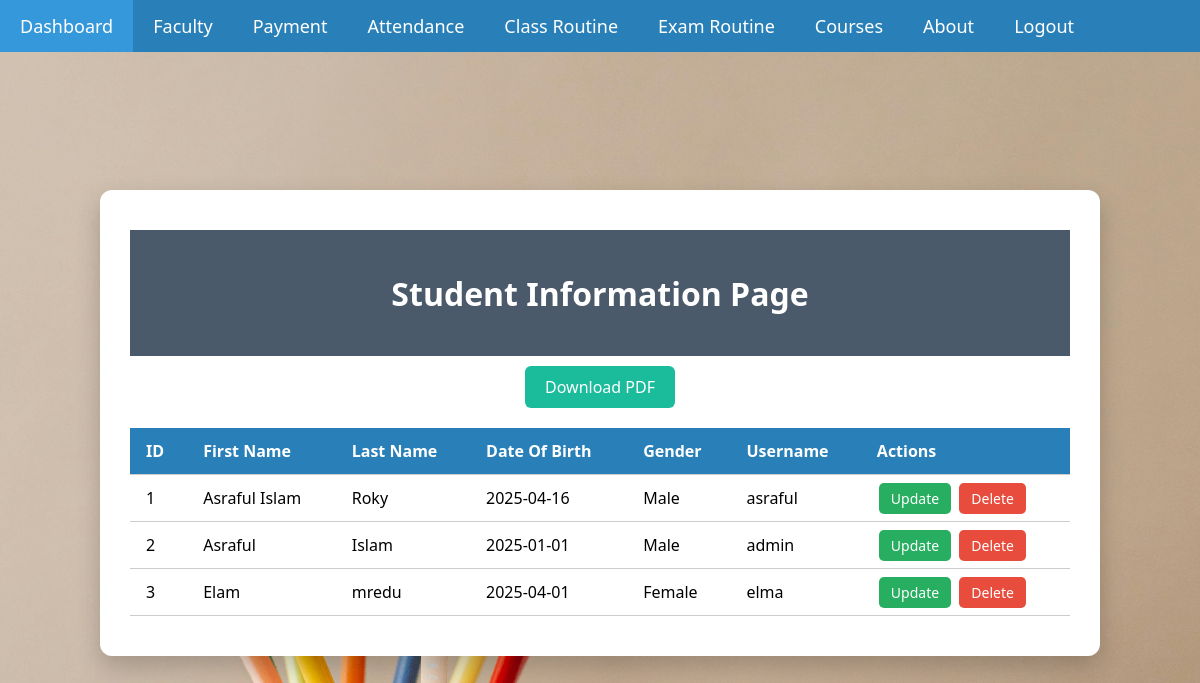
The page /student_information.php on the database as committed earlier.
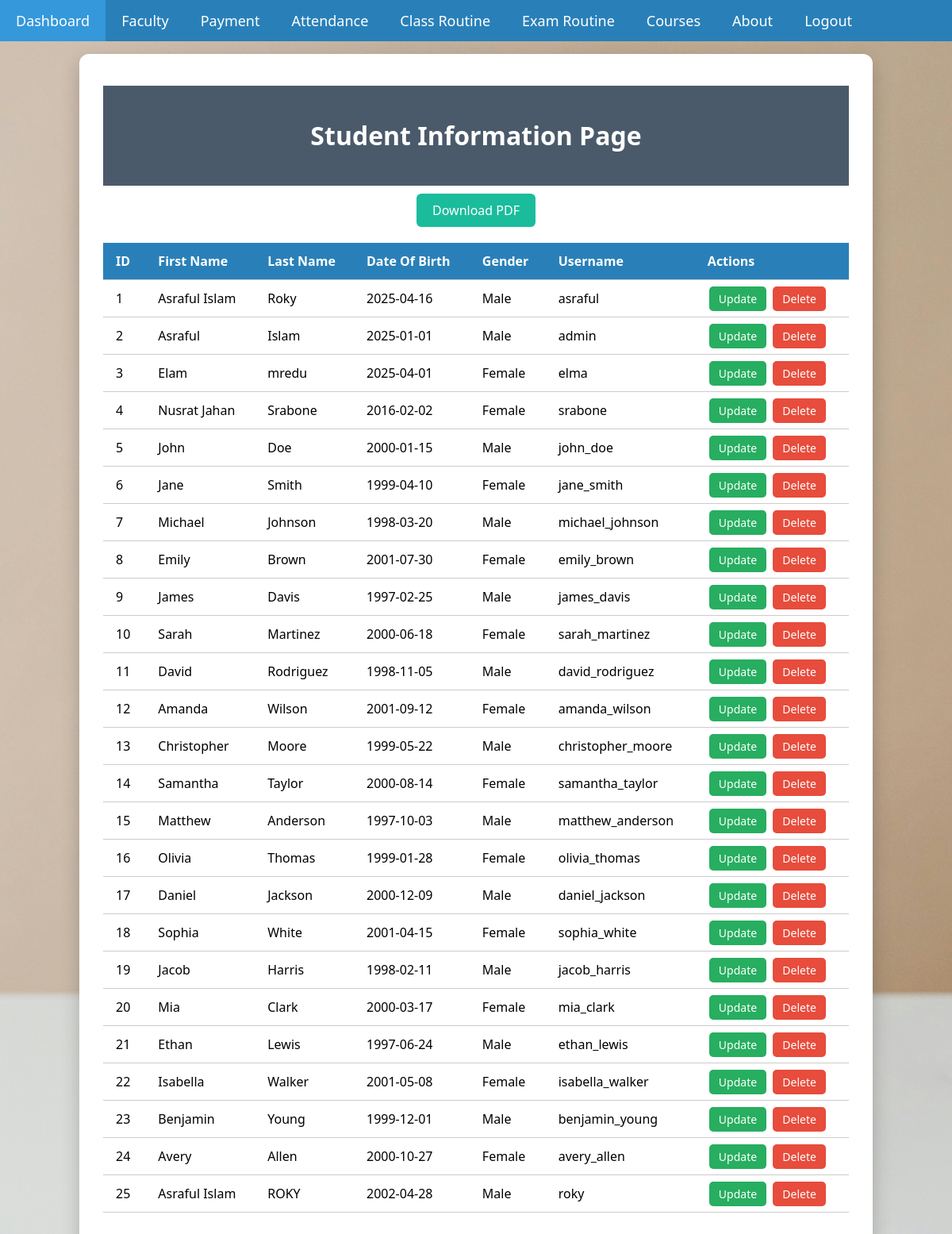
The same page on the database as committed later.
### tables this page shows
CREATE TABLE `students` (
  `id` int(11) NOT NULL,
  `first_name` varchar(100) DEFAULT NULL,
  `last_name` varchar(100) DEFAULT NULL,
  `dob` date DEFAULT NULL,
  `gender` varchar(20) DEFAULT NULL,
  `username` varchar(100) DEFAULT NULL,
  `password` varchar(255) DEFAULT NULL,
  `created_at` timestamp NOT NULL DEFAULT current_timestamp()
);

### student_information.php (the view, shortened to what this page needs)
<?php
$host = "localhost";
$user = "root";
$password = "";
$dbname = "student_db";
$conn = new mysqli($host, $user, $password, $dbname);
$sql = "SELECT id, first_name, last_name, dob, gender, username FROM students";
$result = $conn->query($sql);
?>
<!DOCTYPE html>
<html lang="en">
<head>
</head>
<body>
<?php include('header.php'); ?>
<div class="info-container">
    <header>
        <h1>Student Information Page</h1>
    </header>
    <button class="pdf-btn" onclick="downloadPDF()">Download PDF</button>
    <div id="student-content">
        <?php if ($result && $result->num_rows > 0): ?>
            <table>
                <thead>
                    <tr>
                        <th>ID</th>
                        <th>First Name</th>
                        <th>Last Name</th>
                        <th>Date Of Birth</th>
                        <th>Gender</th>
                        <th>Username</th>
                        <th>Actions</th>
                    </tr>
                </thead>
                <tbody>
                    <?php while ($row = $result->fetch_assoc()): ?>
                        <tr>
                            <td><?php echo htmlspecialchars($row['id']); ?></td>
                            <td><?php echo htmlspecialchars($row['first_name']); ?></td>
                            <td><?php echo htmlspecialchars($row['last_name']); ?></td>
                            <td><?php echo htmlspecialchars($row['dob']); ?></td>
                            <td><?php echo htmlspecialchars($row['gender']); ?></td>
                            <td><?php echo htmlspecialchars($row['username']); ?></td>
                            <td>
                                <a class="action-btn update-btn" href="update.php?id=<?php echo $row['id']; ?>">Update</a>
                                <a class="action-btn delete-btn" href="delete.php?id=<?php echo $row['id']; ?>" onclick="return confirm('Are you sure you want to delete this student?');">Delete</a>
                            </td>
                        </tr>
                    <?php endwhile; ?>
                </tbody>
            </table>
        <?php else: ?>
            <p class="no-data">No student records found.</p>
        <?php endif; ?>
    </div>
</div>
</body>
</html>

Rows that differ between the two databases and show on the page:
added students: id "4", first_name "Nusrat Jahan", last_name "Srabone", dob "2016-02-02", gender "Female", username "srabone"
added students: id "5", first_name "John", last_name "Doe", dob "2000-01-15", gender "Male", username "john_doe"
added students: id "6", first_name "Jane", last_name "Smith", dob "1999-04-10", gender "Female", username "jane_smith"
added students: id "7", first_name "Michael", last_name "Johnson", dob "1998-03-20", gender "Male", username "michael_johnson"
added students: id "8", first_name "Emily", last_name "Brown", dob "2001-07-30", gender "Female", username "emily_brown"
added students: id "9", first_name "James", last_name "Davis", dob "1997-02-25", gender "Male", username "james_davis"
added students: id "10", first_name "Sarah", last_name "Martinez", dob "2000-06-18", gender "Female", username "sarah_martinez"
added students: id "11", first_name "David", last_name "Rodriguez", dob "1998-11-05", gender "Male", username "david_rodriguez"
added students: id "12", first_name "Amanda", last_name "Wilson", dob "2001-09-12", gender "Female", username "amanda_wilson"
added students: id "13", first_name "Christopher", last_name "Moore", dob "1999-05-22", gender "Male", username "christopher_moore"
added students: id "14", first_name "Samantha", last_name "Taylor", dob "2000-08-14", gender "Female", username "samantha_taylor"
added students: id "15", first_name "Matthew", last_name "Anderson", dob "1997-10-03", gender "Male", username "matthew_anderson"
added students: id "16", first_name "Olivia", last_name "Thomas", dob "1999-01-28", gender "Female", username "olivia_thomas"
added students: id "17", first_name "Daniel", last_name "Jackson", dob "2000-12-09", gender "Male", username "daniel_jackson"
added students: id "18", first_name "Sophia", last_name "White", dob "2001-04-15", gender "Female", username "sophia_white"
added students: id "19", first_name "Jacob", last_name "Harris", dob "1998-02-11", gender "Male", username "jacob_harris"
added students: id "20", first_name "Mia", last_name "Clark", dob "2000-03-17", gender "Female", username "mia_clark"
added students: id "21", first_name "Ethan", last_name "Lewis", dob "1997-06-24", gender "Male", username "ethan_lewis"
added students: id "22", first_name "Isabella", last_name "Walker", dob "2001-05-08", gender "Female", username "isabella_walker"
added students: id "23", first_name "Benjamin", last_name "Young", dob "1999-12-01", gender "Male", username "benjamin_young"
added students: id "24", first_name "Avery", last_name "Allen", dob "2000-10-27", gender "Female", username "avery_allen"
added students: id "25", first_name "Asraful Islam", last_name "ROKY", dob "2002-04-28", gender "Male", username "roky"
